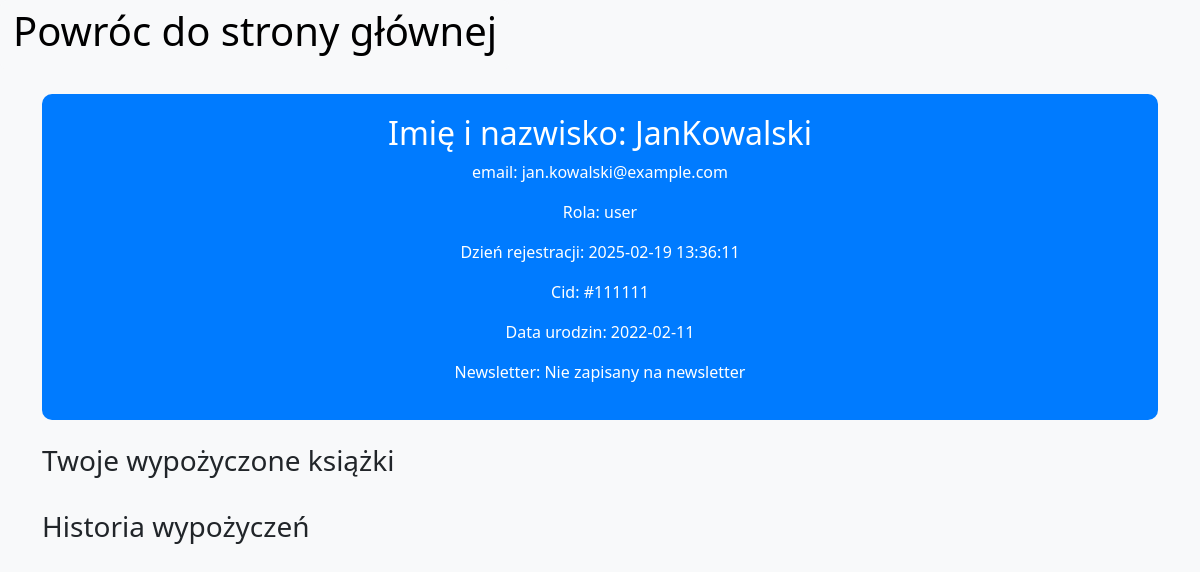
The page /pages/admin/manageUser.php?cid=#111111 on the database its author committed.
### tables this page shows
CREATE TABLE IF NOT EXISTS `users` (
  `id` int(11) NOT NULL AUTO_INCREMENT,
  `first_name` varchar(100) NOT NULL,
  `last_name` varchar(100) NOT NULL,
  `email` varchar(100) NOT NULL,
  `password` varchar(255) NOT NULL,
  `role_id` int(11) NOT NULL,
  `registration_date` timestamp NULL DEFAULT current_timestamp(),
  `cid` varchar(20) NOT NULL,
  `birth_date` date DEFAULT NULL,
  `newsletter_announcer` tinyint(1) DEFAULT 0,
  PRIMARY KEY (`id`),
  UNIQUE KEY `email` (`email`),
  KEY `role_id` (`role_id`),
  CONSTRAINT `users_ibfk_1` FOREIGN KEY (`role_id`) REFERENCES `roles` (`id`)
);

### modules/admin/manageUser_modules.php (the view, shortened to what this page needs)
<?php
include $_SERVER['DOCUMENT_ROOT'] . '/SystemZarządzaniaBiblioteką/connect/connect_db.php';
    function userData(){
        global $conn;
        $query = "SELECT * FROM users WHERE cid = '".$_SESSION['cid']."'";
        $result = mysqli_query($conn, $query);
        if($row = mysqli_fetch_assoc($result)){
        if($row['role_id'] == '2'){
            $role = 'user';
        }else{
            $role = 'admin';
        }
        if($row['newsletter_announcer'] == '1'){
            $newsletter = 'Zapisany na newsletter';
        }else{
            $newsletter = 'Nie zapisany na newsletter';
        }
        $return = '
            <h2>Imię i nazwisko: '.$row['first_name'].$row['last_name'].'</h2>
            <p>email: '.$row['email'].'</p>
            <p>Rola: '.$role.'</p>
            <p>Dzień rejestracji: '.$row['registration_date'].'</p>
            <p>Cid: '.$row['cid'].'</p>
            <p>Data urodzin: '.$row['birth_date'].'</p>
            <p>Newsletter: '.$newsletter.'</p>
        ';
        return $return;
        }else{
            return "Brak użytkownika z tym CID!";
        }
    }
?>

### pages/admin/manageUser.php (style rules this page uses)
body { background-color: #f8f9fa; }

### rows shown on the page
users: first_name "Jan", last_name "Kowalski", email "jan.kowalski@example.com", role "user", registration_date "2025-02-19 13:36:11", cid "#111111", birth_date "2022-02-11", newsletter_announcer "Nie zapisany na newsletter"
